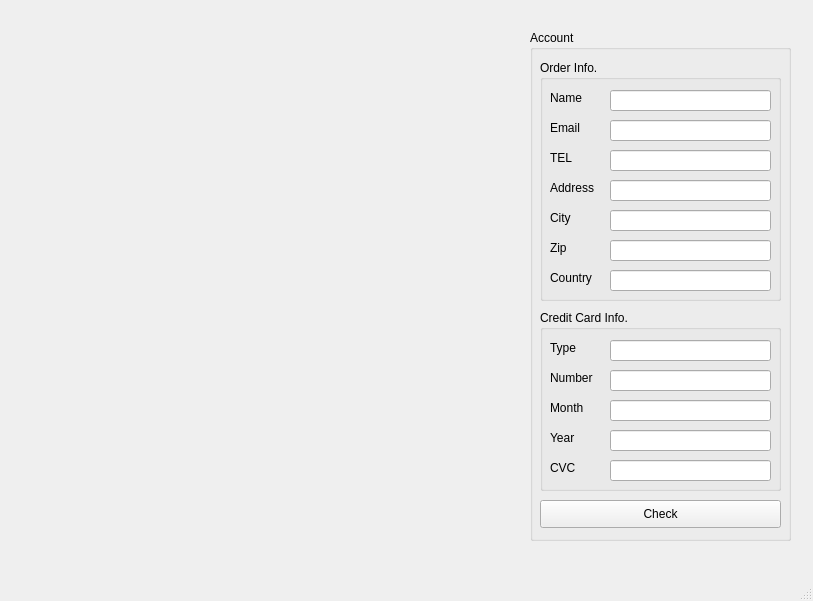
<?xml version="1.0" encoding="UTF-8"?>
<ui version="4.0">
 <class>MainWindow</class>
 <widget class="QMainWindow" name="MainWindow">
  <property name="geometry">
   <rect>
    <x>0</x>
    <y>0</y>
    <width>813</width>
    <height>601</height>
   </rect>
  </property>
  <property name="windowTitle">
   <string>SuperSupreme v0.1</string>
  </property>
  <property name="windowIcon">
   <iconset>
    <normaloff>pizza.png</normaloff>pizza.png</iconset>
  </property>
  <widget class="QWidget" name="centralwidget">
   <widget class="QGroupBox" name="groupBox">
    <property name="geometry">
     <rect>
      <x>530</x>
      <y>30</y>
      <width>261</width>
      <height>511</height>
     </rect>
    </property>
    <property name="title">
     <string>Account</string>
    </property>
    <widget class="QGroupBox" name="groupBox_2">
     <property name="geometry">
      <rect>
       <x>10</x>
       <y>30</y>
       <width>241</width>
       <height>241</height>
      </rect>
     </property>
     <property name="title">
      <string>Order Info.</string>
     </property>
     <widget class="QLabel" name="label">
      <property name="geometry">
       <rect>
        <x>10</x>
        <y>30</y>
        <width>41</width>
        <height>16</height>
       </rect>
      </property>
      <property name="text">
       <string>Name</string>
      </property>
     </widget>
     <widget class="QLabel" name="label_2">
      <property name="geometry">
       <rect>
        <x>10</x>
        <y>60</y>
        <width>64</width>
        <height>15</height>
       </rect>
      </property>
      <property name="text">
       <string>Email</string>
      </property>
     </widget>
     <widget class="QLabel" name="label_3">
      <property name="geometry">
       <rect>
        <x>10</x>
        <y>90</y>
        <width>64</width>
        <height>15</height>
       </rect>
      </property>
      <property name="text">
       <string>TEL</string>
      </property>
     </widget>
     <widget class="QLabel" name="label_4">
      <property name="geometry">
       <rect>
        <x>10</x>
        <y>120</y>
        <width>64</width>
        <height>15</height>
       </rect>
      </property>
      <property name="text">
       <string>Address</string>
      </property>
     </widget>
     <widget class="QLabel" name="label_5">
      <property name="geometry">
       <rect>
        <x>10</x>
        <y>150</y>
        <width>64</width>
        <height>15</height>
       </rect>
      </property>
      <property name="text">
       <string>City</string>
      </property>
     </widget>
     <widget class="QLabel" name="label_6">
      <property name="geometry">
       <rect>
        <x>10</x>
        <y>180</y>
        <width>64</width>
        <height>15</height>
       </rect>
      </property>
      <property name="text">
       <string>Zip</string>
      </property>
     </widget>
     <widget class="QLabel" name="label_7">
      <property name="geometry">
       <rect>
        <x>10</x>
        <y>210</y>
        <width>64</width>
        <height>15</height>
       </rect>
      </property>
      <property name="text">
       <string>Country</string>
      </property>
     </widget>
     <widget class="QLineEdit" name="lineEdit">
      <property name="geometry">
       <rect>
        <x>70</x>
        <y>30</y>
        <width>161</width>
        <height>21</height>
       </rect>
      </property>
      <property name="text">
       <string/>
      </property>
     </widget>
     <widget class="QLineEdit" name="lineEdit_2">
      <property name="geometry">
       <rect>
        <x>70</x>
        <y>60</y>
        <width>161</width>
        <height>21</height>
       </rect>
      </property>
     </widget>
     <widget class="QLineEdit" name="lineEdit_3">
      <property name="geometry">
       <rect>
        <x>70</x>
        <y>90</y>
        <width>161</width>
        <height>21</height>
       </rect>
      </property>
     </widget>
     <widget class="QLineEdit" name="lineEdit_4">
      <property name="geometry">
       <rect>
        <x>70</x>
        <y>120</y>
        <width>161</width>
        <height>21</height>
       </rect>
      </property>
     </widget>
     <widget class="QLineEdit" name="lineEdit_5">
      <property name="geometry">
       <rect>
        <x>70</x>
        <y>150</y>
        <width>161</width>
        <height>21</height>
       </rect>
      </property>
     </widget>
     <widget class="QLineEdit" name="lineEdit_6">
      <property name="geometry">
       <rect>
        <x>70</x>
        <y>180</y>
        <width>161</width>
        <height>21</height>
       </rect>
      </property>
     </widget>
     <widget class="QLineEdit" name="lineEdit_7">
      <property name="geometry">
       <rect>
        <x>70</x>
        <y>210</y>
        <width>161</width>
        <height>21</height>
       </rect>
      </property>
     </widget>
    </widget>
    <widget class="QGroupBox" name="groupBox_3">
     <property name="geometry">
      <rect>
       <x>10</x>
       <y>280</y>
       <width>241</width>
       <height>181</height>
      </rect>
     </property>
     <property name="title">
      <string>Credit Card Info.</string>
     </property>
     <widget class="QLabel" name="label_8">
      <property name="geometry">
       <rect>
        <x>10</x>
        <y>30</y>
        <width>64</width>
        <height>15</height>
       </rect>
      </property>
      <property name="text">
       <string>Type</string>
      </property>
     </widget>
     <widget class="QLabel" name="label_9">
      <property name="geometry">
       <rect>
        <x>10</x>
        <y>60</y>
        <width>64</width>
        <height>15</height>
       </rect>
      </property>
      <property name="text">
       <string>Number</string>
      </property>
     </widget>
     <widget class="QLabel" name="label_10">
      <property name="geometry">
       <rect>
        <x>10</x>
        <y>90</y>
        <width>64</width>
        <height>15</height>
       </rect>
      </property>
      <property name="text">
       <string>Month</string>
      </property>
     </widget>
     <widget class="QLabel" name="label_11">
      <property name="geometry">
       <rect>
        <x>10</x>
        <y>120</y>
        <width>64</width>
        <height>15</height>
       </rect>
      </property>
      <property name="text">
       <string>Year</string>
      </property>
     </widget>
     <widget class="QLabel" name="label_12">
      <property name="geometry">
       <rect>
        <x>10</x>
        <y>150</y>
        <width>64</width>
        <height>15</height>
       </rect>
      </property>
      <property name="text">
       <string>CVC</string>
      </property>
     </widget>
     <widget class="QLineEdit" name="lineEdit_8">
      <property name="geometry">
       <rect>
        <x>70</x>
        <y>30</y>
        <width>161</width>
        <height>21</height>
       </rect>
      </property>
     </widget>
     <widget class="QLineEdit" name="lineEdit_9">
      <property name="geometry">
       <rect>
        <x>70</x>
        <y>60</y>
        <width>161</width>
        <height>21</height>
       </rect>
      </property>
     </widget>
     <widget class="QLineEdit" name="lineEdit_10">
      <property name="geometry">
       <rect>
        <x>70</x>
        <y>90</y>
        <width>161</width>
        <height>21</height>
       </rect>
      </property>
     </widget>
     <widget class="QLineEdit" name="lineEdit_11">
      <property name="geometry">
       <rect>
        <x>70</x>
        <y>120</y>
        <width>161</width>
        <height>21</height>
       </rect>
      </property>
     </widget>
     <widget class="QLineEdit" name="lineEdit_12">
      <property name="geometry">
       <rect>
        <x>70</x>
        <y>150</y>
        <width>161</width>
        <height>21</height>
       </rect>
      </property>
     </widget>
    </widget>
    <widget class="QPushButton" name="pushButton">
     <property name="geometry">
      <rect>
       <x>10</x>
       <y>470</y>
       <width>241</width>
       <height>28</height>
      </rect>
     </property>
     <property name="text">
      <string>Check</string>
     </property>
    </widget>
    <zorder>groupBox_2</zorder>
    <zorder>groupBox_3</zorder>
    <zorder>label_7</zorder>
    <zorder>pushButton</zorder>
   </widget>
  </widget>
  <widget class="QMenuBar" name="menubar">
   <property name="geometry">
    <rect>
     <x>0</x>
     <y>0</y>
     <width>813</width>
     <height>26</height>
    </rect>
   </property>
  </widget>
  <widget class="QStatusBar" name="statusbar"/>
 </widget>
 <resources/>
 <connections/>
</ui>
